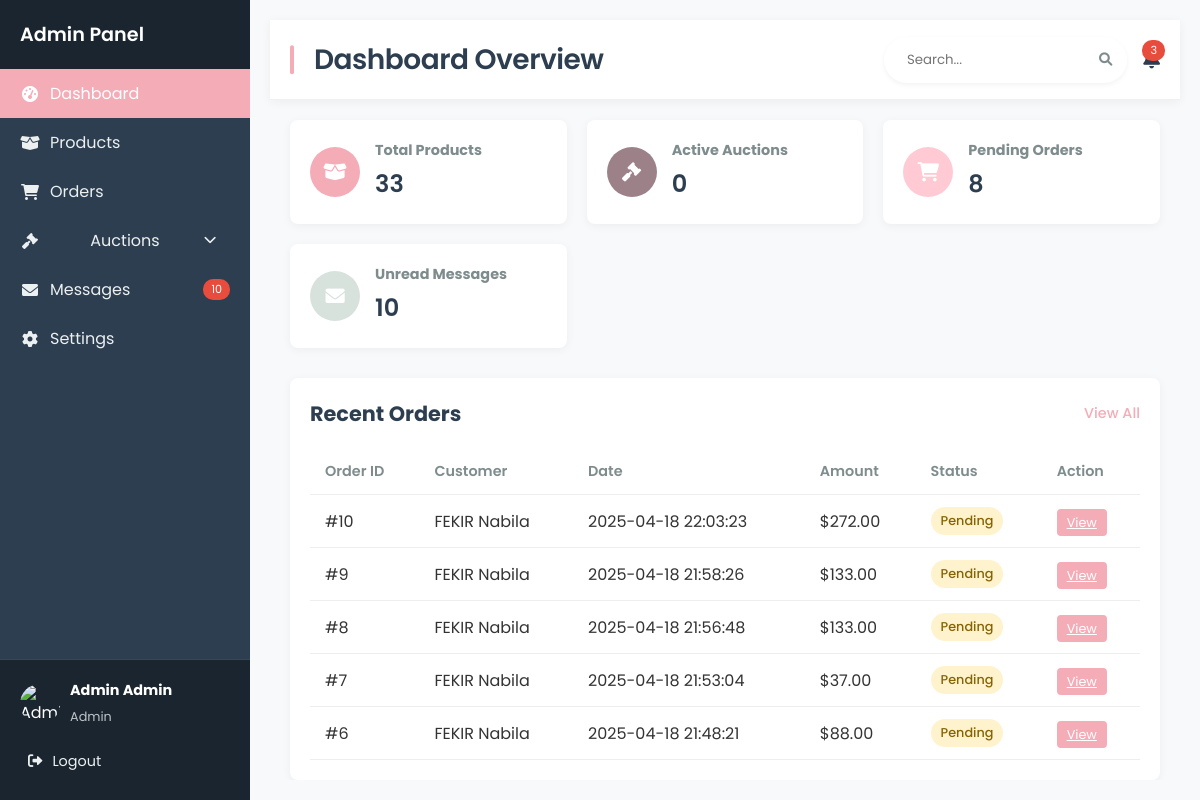
/home_admin (signed in), run on an earlier commit of the app's database.
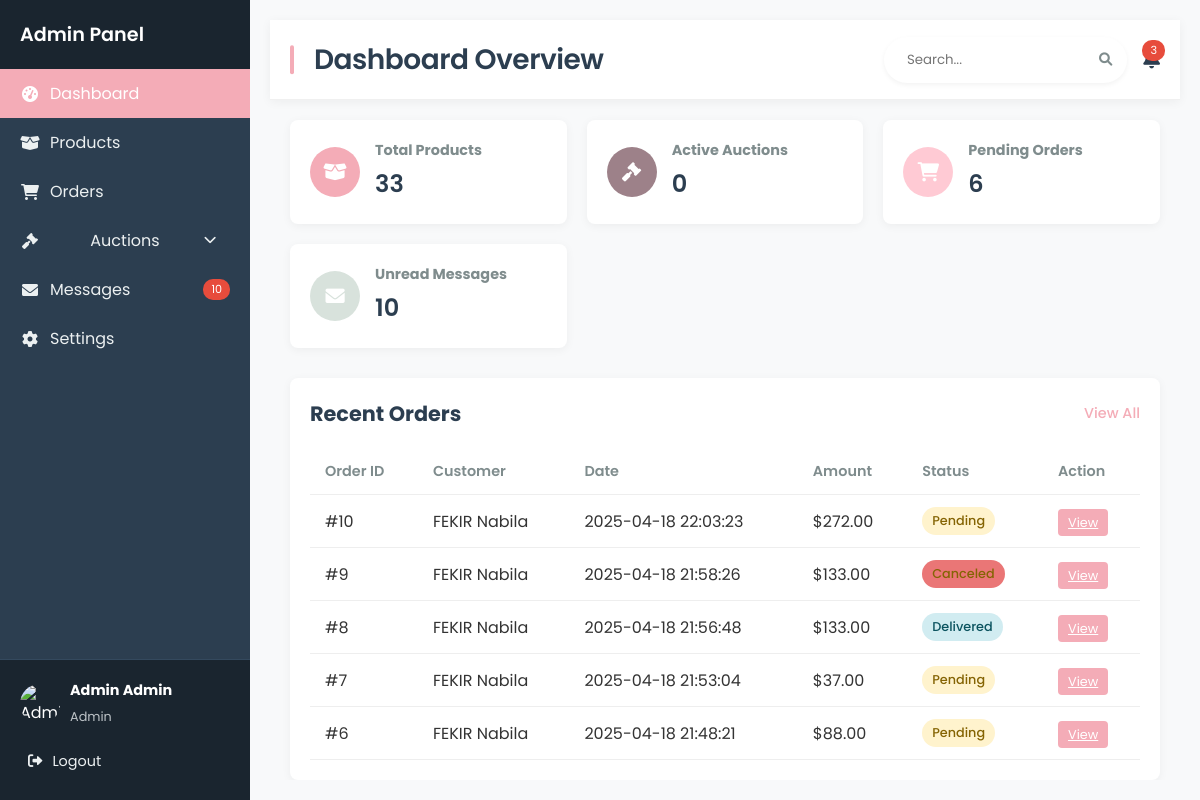
And on a later commit of the database.
### tables this page shows
CREATE TABLE commande (
            id INTEGER PRIMARY KEY AUTOINCREMENT,
            user_id INTEGER NOT NULL,
            address TEXT NOT NULL,
            delivery_option TEXT NOT NULL,
            delivery_cost REAL NOT NULL,
            total_amount REAL NOT NULL,
            order_date TIMESTAMP DEFAULT CURRENT_TIMESTAMP,
            status TEXT NOT NULL DEFAULT 'pending' CHECK(status IN ('pending', 'delivered', 'canceled')),
            FOREIGN KEY (user_id) REFERENCES users(id)
);

CREATE TABLE users (
            id INTEGER PRIMARY KEY AUTOINCREMENT,
            FirstName TEXT NOT NULL,
            LastName TEXT NOT NULL,
            Email TEXT UNIQUE NOT NULL,
            phoneNum TEXT NOT NULL,
            password TEXT NOT NULL, 
            is_admin INTEGER NOT NULL DEFAULT 0 CHECK(is_admin IN (0,1))  
        );

### app.py (the view)
@app.route("/home_admin")
@login_required
def home_admin():
    if not current_user.is_admin:
        return redirect(url_for("home"))
    conn = get_db()
    cursor = conn.cursor()
    cursor.execute("SELECT COUNT(*) FROM products")
    product_count = cursor.fetchone()[0]
    cursor.execute("SELECT COUNT(*) FROM enchere WHERE etat = 'active'")
    auction_count = cursor.fetchone()[0]
    cursor.execute("SELECT COUNT(*) FROM commande WHERE status = 'pending'")
    order_count = cursor.fetchone()[0]
    cursor.execute("SELECT COUNT(*) FROM messages WHERE is_treated = 0")
    message_count = cursor.fetchone()[0]
    cursor.execute(
        """
        SELECT
            c.id,
            u.FirstName,
            u.LastName,
            c.total_amount,
            c.order_date,
            c.status
        FROM commande c
        JOIN users u ON c.user_id = u.id
        ORDER BY c.order_date DESC
        LIMIT 5
    """
    )
    recent_orders = cursor.fetchall()
    conn.close()
    return render_template(
        "home_admin.html",
        product_count=product_count,
        auction_count=auction_count,
        order_count=order_count,
        message_count=message_count,
        recent_orders=recent_orders,  # NEW: Pass recent orders to template
    )

### app.py (called while the page is built)
@login_manager.user_loader
def load_user(user_id):
    conn = get_db()
    user = conn.execute("SELECT * FROM users WHERE id = ?", (user_id,)).fetchone()
    conn.close()
    if user:
        return User(
            user["id"],
            user["FirstName"],
            user["LastName"],
            user["Email"],
            user["phoneNum"],
            user["password"],
            user["is_admin"],
        )
    return None

def get_db():
    conn = sqlite3.connect("database.db")
    conn.row_factory = sqlite3.Row
    return conn

### templates/home_admin.html (shortened to what the changed rows need)
<!DOCTYPE html>
<html lang="en">
<head>
    <link rel="stylesheet" href="{{ url_for('static', filename='navbar.css') }}" />
    <link rel="stylesheet" href="{{ url_for('static', filename='home_admin.css') }}" />
    <link rel="stylesheet" href="https://cdnjs.cloudflare.com/ajax/libs/font-awesome/6.0.0/css/all.min.css" />
</head>
<body>
    <div class="admin-container">
        <aside class="sidebar">
            <div class="sidebar-header">
                <h2>Admin Panel</h2>
            </div>
        </aside>
        <div class="content-wrapper">
            <header class="main-header">
                <h1>Dashboard Overview</h1>
            </header>
            <main class="main-content">
                <div class="stats-container">
                    <div class="stat-card">
                        <div class="stat-info">
                            <h3>Pending Orders</h3>
                            <p>{{ order_count }}</p>
                        </div>
                    </div>
                </div>
                <div class="content-grid">
                    <div class="content-card">
                        <div class="card-header">
                            <h2>Recent Orders</h2>
                        </div>
                        <div class="table-responsive">
                            <table>
                                <thead>
                                    <tr>
                                        <th>Order ID</th>
                                        <th>Customer</th>
                                        <th>Date</th>
                                        <th>Amount</th>
                                        <th>Status</th>
                                        <th>Action</th>
                                    </tr>
                                </thead>
                                <tbody>
                                    {% for order in recent_orders %}
                                    <tr>
                                        <td>#{{ order.id }}</td>
                                        <td>
                                            {% if order.FirstName %}
                                                {{ order.FirstName }} {{ order.LastName }}
                                            {% else %}
                                                Guest
                                            {% endif %}
                                        </td>
                                        <td>{{ order.order_date }}</td>
                                        <td>${{ "%.2f"|format(order.total_amount) }}</td>
                                        <td>
                                            <span class="status {{ order.status }}">
                                                {{ order.status|capitalize }}
                                            </span>
                                        </td>
                                        <td>
                                            <a href="{{ url_for('order_details', order_id=order.id) }}" class="action-btn">View</a>
                                        </td>
                                    </tr>
                                    {% endfor %}
                                </tbody>
                            </table>
                        </div>
                    </div>
                    </div>
</body>
</html>

What changed in the data, as far as the page shows it:
changed commande id 9: status "Pending" → "Canceled"
changed commande id 8: status "Pending" → "Delivered"
Also different on the page:
{{ order_count }}: "8" → "6"
